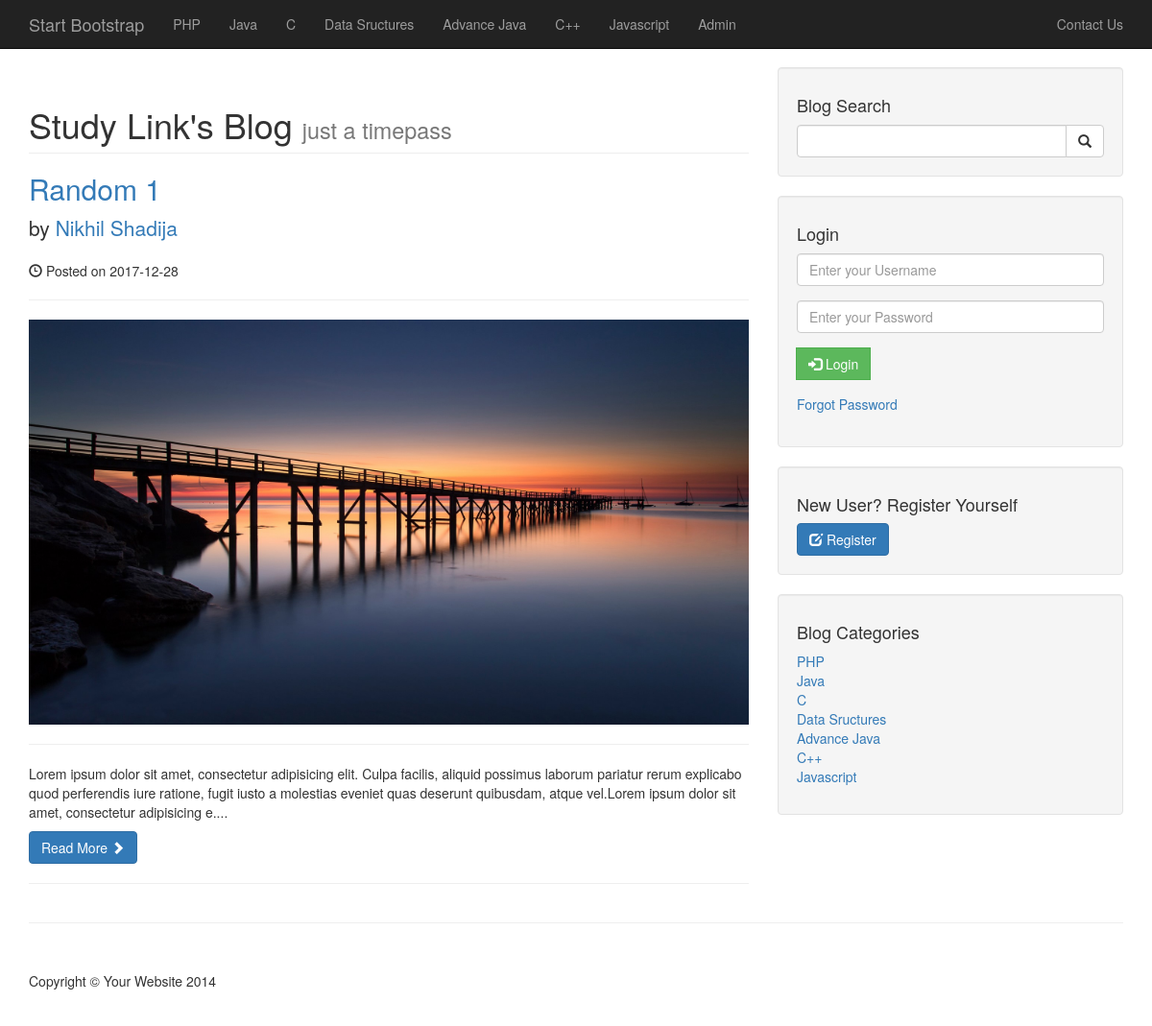
The app's page /categories.php?c_id=2 with its own data.
### tables this page shows
CREATE TABLE `categories` (
  `cat_id` int(11) NOT NULL,
  `cat_title` varchar(255) NOT NULL
);

CREATE TABLE `posts` (
  `post_id` int(11) NOT NULL,
  `post_category_id` int(11) NOT NULL,
  `post_title` varchar(255) NOT NULL,
  `post_author` int(11) NOT NULL,
  `post_date` date NOT NULL,
  `post_image` text NOT NULL,
  `post_content` text NOT NULL,
  `post_tags` varchar(255) NOT NULL,
  `post_comment_count` int(11) NOT NULL,
  `post_status` varchar(255) NOT NULL DEFAULT 'draft'
);

CREATE TABLE `users` (
  `user_id` int(11) NOT NULL,
  `username` varchar(255) NOT NULL,
  `user_password` varchar(255) NOT NULL,
  `user_firstname` varchar(255) NOT NULL,
  `user_lastname` varchar(255) NOT NULL,
  `user_email` varchar(255) NOT NULL,
  `user_image` text NOT NULL,
  `user_role` varchar(255) NOT NULL
);

### categories.php (the view, shortened to what this page needs)
<!DOCTYPE html>
<html lang="en">
<?php
    include_once ("includes/header.php");
    include_once ("includes/db.php");
?>
<body>
    <?php
        include_once("includes/navigation.php");
    ?>
    <div class="container">
        <div class="row">
            <div class="col-md-8">
                <h1 class="page-header">
                    Study Link's Blog
                    <small>just a timepass</small>
                </h1>
                <?php
                    if(isset($_GET['c_id'])){
                        $cat_id = $_GET['c_id'];
                        $query = "SELECT * FROM posts, users WHERE posts.post_author = users.user_id AND posts.post_category_id = $cat_id AND posts.post_status = 'published'";
                        $select_all_posts_query = mysqli_query($connection, $query);
                        while($row = mysqli_fetch_assoc($select_all_posts_query)) {
                            $post_id = $row['post_id'];
                            $post_title = $row['post_title'];
                            $post_author = $row['user_firstname'] . " " . $row['user_lastname'];
                            $post_date = $row['post_date'];
                            $post_image = $row['post_image'];
                            $post_content = substr($row['post_content'], 0, 275)."....";
                ?>
                <h2>
                    <a href="post.php?p_id=<?php echo $post_id; ?>"><?php echo $post_title; ?></a>
                </h2>
                <p class="lead">
                    by <a href="index.php"><?php echo $post_author?></a>
                </p>
                <p><span class="glyphicon glyphicon-time"></span> Posted on <?php echo $post_date; ?></p>
                <hr>
                <img class="img-responsive" src="images/<?php echo $post_image;?>" alt="<?php echo $post_title; ?>">
                <hr>
                <p> <?php echo $post_content; ?> </p>
                <a class="btn btn-primary" href="post.php?p_id=<?php echo $post_id; ?>">Read More <span class="glyphicon glyphicon-chevron-right"></span></a>
                <hr>
               <?php
                        }
                    }
                ?>
            </div>
            <?php
                include_once("includes/sidebar.php");
            ?>
        </div>
        <hr>
        <?php
            include_once ("includes/footer.php");
        ?>
    </div>
</body>
</html>

### includes/navigation.php (shortened to what this page needs)
<nav class="navbar navbar-inverse navbar-fixed-top" role="navigation">
    <div class="container">
        <div class="navbar-header">
            <a class="navbar-brand" href="index.php">Start Bootstrap</a> </div>
        <div class="collapse navbar-collapse" id="bs-example-navbar-collapse-1">
            <ul class="nav navbar-nav">
                <?php
                    $query = "SELECT * FROM categories";
                    $select_all_categories_query = mysqli_query($connection, $query);
                    while($row = mysqli_fetch_assoc($select_all_categories_query)) {
                        $cat_id = $row['cat_id'];
                        $category_title = $row['cat_title'];
                        echo    "<li>
                                    <a href='categories.php?c_id=$cat_id'>$category_title</a>
                                    </li>";
                    }
                ?>
                    <li> <a href="admin/index.php">Admin</a> </li>
            </ul>
            <ul class="nav navbar-nav navbar-right">
            	<li><a href="contact.php">Contact Us</a></li>
            </ul>
        </div>
    </div>
</nav>

### includes/sidebar.php
<div class="col-md-4">
    <div class="well">
        <h4>Blog Search</h4>
        <form action="search.php" method="post">
            <div class="input-group">
                <input type="text" class="form-control" name="search"> <span class="input-group-btn">
                                    <button class="btn btn-default" name="submit" type="submit">
                                        <span class="glyphicon glyphicon-search"></span> </button>
                </span>
            </div>
        </form>
    </div>
    <div class="well">
        <h4>Login</h4>
        <form action="includes/login.php" method="post">
            <div class="form-group">
                <input type="text" class="form-control" name="username" placeholder="Enter your Username">
            </div>
            <div class="form-group">
                <input type="password" class="form-control" name="password" placeholder="Enter your Password">
            </div>
            <div class="form-group">
                <span class="input-group-btn">
                    <button class="btn btn-success" name="login" type="submit"><span class="glyphicon glyphicon-log-in"></span> Login</button>
                </span>
            </div>
        	<div class="form-group"><a href="forgot.php?forgot= <?php echo uniqid(true); ?>"> Forgot Password</a></div>
        </form>
    </div>
        <div class="well" id="registerWell">
            <h4>New User? Register Yourself</h4>
            <a href="register.php" class="btn btn-primary"> <span class="glyphicon glyphicon-edit"></span> Register </a>
        </div>
    <?php
        $query = "SELECT * FROM categories";
        $select_all_categories_query = mysqli_query($connection, $query);
    ?>
        <div class="well">
            <h4>Blog Categories</h4>
            <div class="row">
                <div class="col-lg-6">
                    <ul class="list-unstyled">
                        <?php
            while($row = mysqli_fetch_assoc($select_all_categories_query)) {
                    $cat_id = $row['cat_id'];
                    $category_title = $row['cat_title'];
                    echo "<li><a href='categories.php?c_id=$cat_id'>$category_title</a></li>";
            }
?>
                    </ul>
                </div>
            </div>
        </div>
</div>

### css/blog-home.css (style rules this page uses)
body { padding-top: 70px; }

### records on screen
categories: cat_title "PHP"
categories: cat_title "Java"
categories: cat_title "C"
categories: cat_title "Data Sructures"
categories: cat_title "Advance Java"
categories: cat_title "C++"
categories: cat_title "Javascript"
posts: post_title "Random 1", users.user_firstname+user_lastname "Nikhil Shadija", post_date "2017-12-28", post_image (picture), post_content "Lorem ipsum dolor sit amet, consectetur adipisicing elit. Culpa facilis, aliquid possimus laborum pariatur rerum explicabo quod perferendis iure ratione, fugit iusto a molestias eveniet quas deserunt quibusdam, atque vel.Lorem ipsum dolor sit amet, consectetur adipisicing e...."
